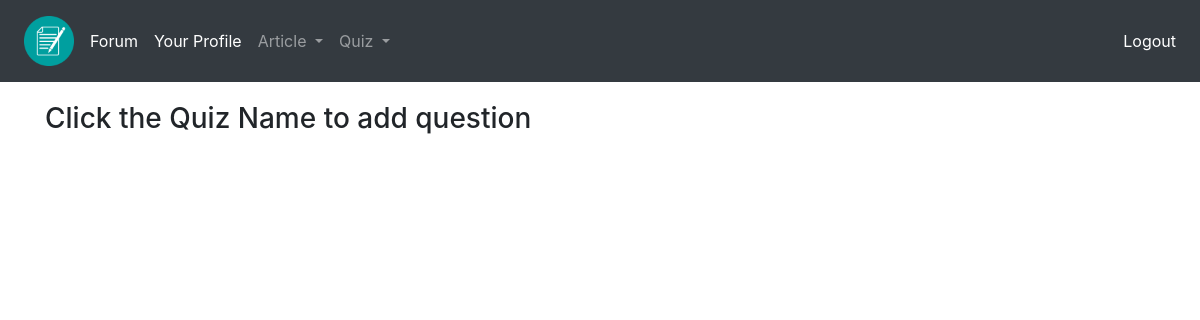
Before: /quiz/my-quizzes/ (signed in) with the older database file.
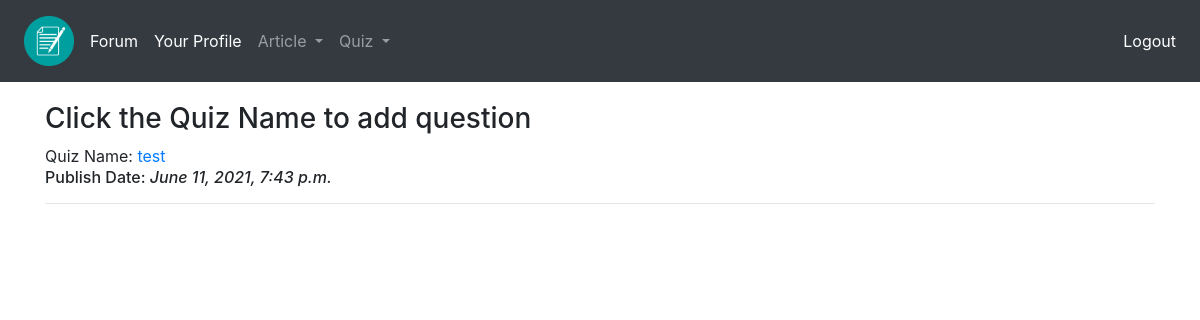
After: the same page with the newer database file.
### Quiz/models.py (models this page shows, shortened)
class QuizName(models.Model):
    author = models.ForeignKey(
        User, on_delete=models.CASCADE, related_name='quiz_creator')
    quizname = models.CharField(
        max_length=264)
    publish_date = models.DateTimeField(auto_now_add=True)
    update_date = models.DateTimeField(auto_now=True)
    class Meta:
        ordering = ('-publish_date',)

### Quiz/views.py (the view)
# urls.py: path('my-quizzes/', views.MyQuizzes.as_view(), name='MyQuizzes'),
class MyQuizzes(LoginRequiredMixin, TemplateView):
    context_object_name = 'quiz'
    template_name = 'Quiz/my_quizzes.html'

### templates/Quiz/my_quizzes.html
{% extends 'base.html' %} {% load crispy_forms_tags %} {% block title_block %} {{user}} {% endblock %} {% block body_block %}
{% if user.quiz_creator %}
<h3>Click the Quiz Name to add question</h3>
{% for quiz_obj in user.quiz_creator.all %}
<span> Quiz Name: <a href="{% url 'Quiz:quiz_details' pk=quiz_obj.pk %}">{{quiz_obj.quizname}}</a></span>
<h6>Publish Date: <i>{{quiz_obj.publish_date}}</i></h6>
<hr> {% endfor %} {% else %}
<h3>You haven't added any quiz</h3>
{% endif %}
<br> {% endblock %}

Changed rows visible on the page:
added QuizName: quizname "test", publish_date "June 11, 2021, 7:43 p.m."
